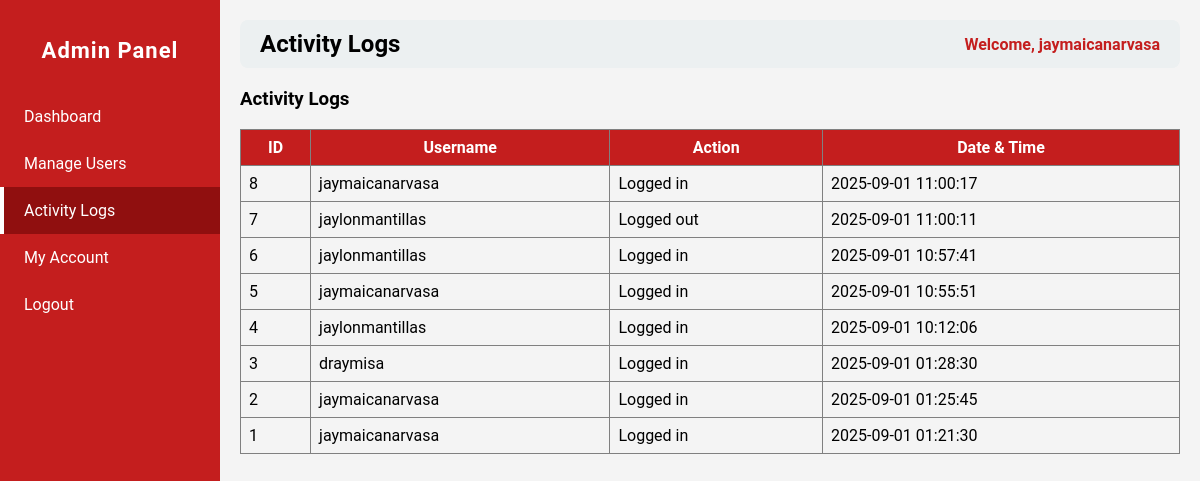
Before: /admin.php?page=activity_logs (signed in) with the older database file.
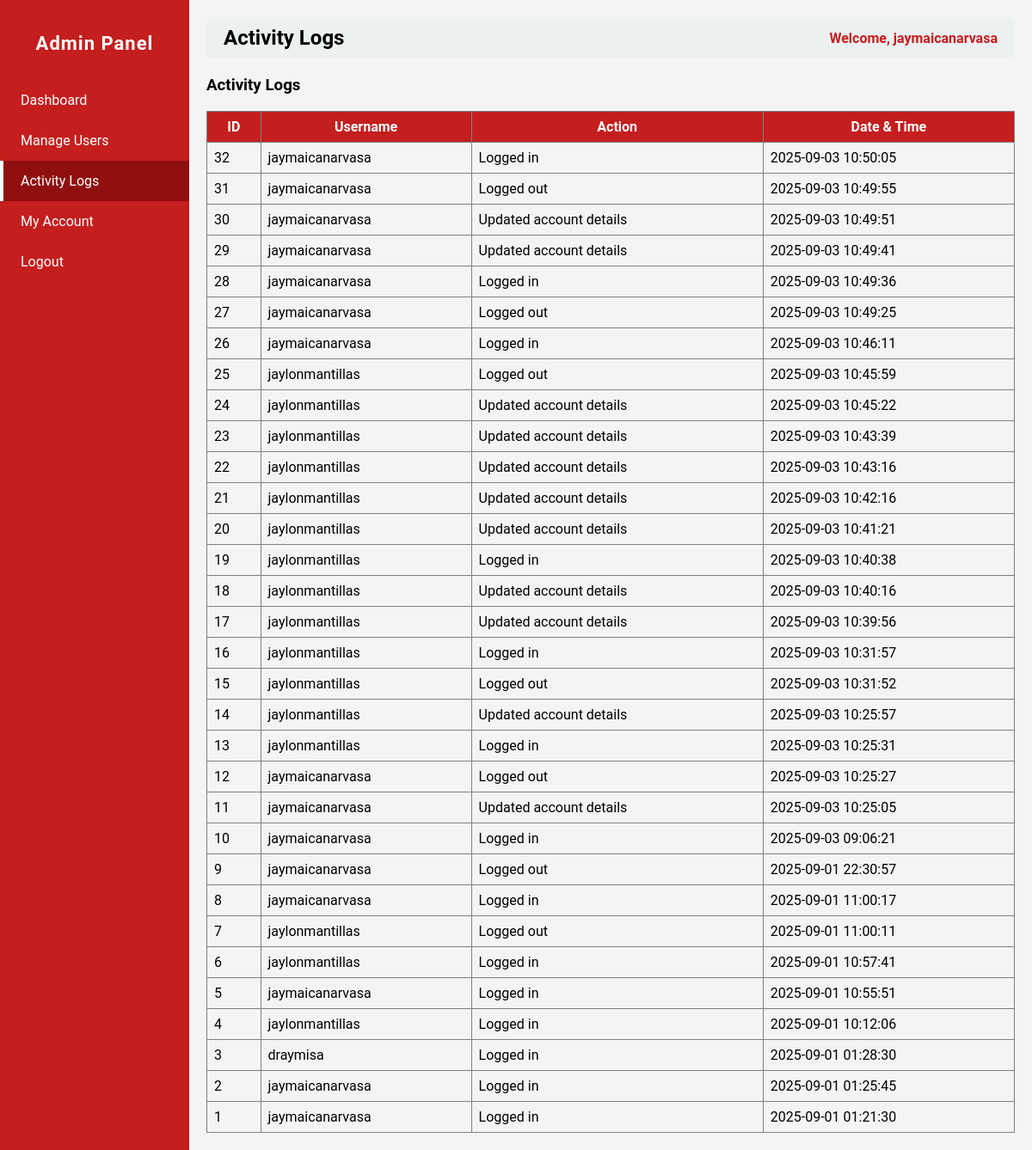
After: the same page with the newer database file.
### tables this page shows
CREATE TABLE `logs` (
  `id` int(11) NOT NULL,
  `user_id` int(11) NOT NULL,
  `action` varchar(255) NOT NULL,
  `date_time` datetime NOT NULL DEFAULT current_timestamp()
);

CREATE TABLE `users` (
  `id` int(11) NOT NULL,
  `username` varchar(50) NOT NULL,
  `password` varchar(255) NOT NULL,
  `role` varchar(50) NOT NULL,
  `email` varchar(255) NOT NULL,
  `contact` varchar(50) NOT NULL,
  `status` varchar(50) NOT NULL,
  `img` varchar(255) NOT NULL
);

### admin_pages/activity_logs.php (the view)
<?php
$host = "localhost";
$dbname = "studisciplink";
$user = "root";
$pass = "";
try {
    $pdo = new PDO("mysql:host=$host;dbname=$dbname", $user, $pass);
    $pdo->setAttribute(PDO::ATTR_ERRMODE, PDO::ERRMODE_EXCEPTION);
    $stmt = $pdo->prepare("
        SELECT l.id, u.username, l.action, l.date_time
        FROM logs l
        JOIN users u ON l.user_id = u.id
        ORDER BY l.date_time DESC
    ");
    $stmt->execute();
    $logs = $stmt->fetchAll(PDO::FETCH_ASSOC);
} catch (PDOException $e) {
    die("Database error: " . $e->getMessage());
}
?>
<h3>Activity Logs</h3>
<table border="1" cellpadding="8" cellspacing="0" style="width:100%; border-collapse:collapse;">
    <thead style="background:#c41e1e; color:white;">
        <tr>
            <th>ID</th>
            <th>Username</th>
            <th>Action</th>
            <th>Date & Time</th>
        </tr>
    </thead>
    <tbody>
        <?php if ($logs): ?>
            <?php foreach ($logs as $log): ?>
                <tr>
                    <td><?php echo htmlspecialchars($log['id']); ?></td>
                    <td><?php echo htmlspecialchars($log['username']); ?></td>
                    <td><?php echo htmlspecialchars($log['action']); ?></td>
                    <td><?php echo htmlspecialchars($log['date_time']); ?></td>
                </tr>
            <?php endforeach; ?>
        <?php else: ?>
            <tr>
                <td colspan="4" style="text-align:center;">No activity logs found.</td>
            </tr>
        <?php endif; ?>
    </tbody>
</table>

### admin.php (shortened to what this page needs)
<?php
$page = isset($_GET['page']) ? $_GET['page'] : 'dashboard';
?>
<!DOCTYPE html>
<html>
<head>
</head>
<body>
<div class="sidebar">
    <h2>Admin Panel</h2>
    <a href="?page=dashboard" class="<?php echo $page=='dashboard' ? 'active' : ''; ?>">Dashboard</a>
    <a href="?page=manage_users" class="<?php echo $page=='manage_users' ? 'active' : ''; ?>">Manage Users</a>
    <a href="?page=activity_logs" class="<?php echo $page=='activity_logs' ? 'active' : ''; ?>">Activity Logs</a>
    <a href="?page=my_account" class="<?php echo $page=='my_account' ? 'active' : ''; ?>">My Account</a>
    <a href="logout.php">Logout</a>
</div>
<div class="main-content">
    <div class="header">
        <h2><?php echo str_replace('_',' ', $page); ?></h2>
        <span>Welcome, <?php echo $_SESSION['username']; ?></span>
    </div>
    <div class="content">
        <?php
        $file = "admin_pages/{$page}.php";
        if(file_exists($file)){
            include $file;
        } else {
            echo "<p>Page not found.</p>";
        }
        ?>
    </div>
</div>
</body>
</html>

### admin.php (style rules this page uses)
body { margin: 0; font-family: 'Roboto', sans-serif; background: #f4f4f4; }
.sidebar { position: fixed; top: 0; left: 0; width: 220px; height: 100%; background-color: #c41e1e; color: white; display: flex; flex-direction: column; padding-top: 20px; }
.sidebar h2 { text-align: center; margin-bottom: 30px; font-size: 22px; letter-spacing: 1px; }
.sidebar a { padding: 14px 20px; text-decoration: none; color: white; display: block; transition: 0.3s; border-left: 4px solid transparent; }
.sidebar a.active { background-color: #900f0f; border-left: 4px solid #fff; }
.main-content { margin-left: 220px; padding: 20px; }
.header { display: flex; justify-content: space-between; align-items: center; background: #ecf0f1; padding: 10px 20px; border-radius: 8px; margin-bottom: 20px; }
.header h2 { margin: 0; text-transform: capitalize; }
.header span { font-weight: bold; color: #c41e1e; }

Changed rows visible on the page:
added logs: id "32", user.username "jaymaicanarvasa", action "Logged in", date_time "2025-09-03 10:50:05"
added logs: id "31", user.username "jaymaicanarvasa", action "Logged out", date_time "2025-09-03 10:49:55"
added logs: id "30", user.username "jaymaicanarvasa", action "Updated account details", date_time "2025-09-03 10:49:51"
added logs: id "29", user.username "jaymaicanarvasa", action "Updated account details", date_time "2025-09-03 10:49:41"
added logs: id "28", user.username "jaymaicanarvasa", action "Logged in", date_time "2025-09-03 10:49:36"
added logs: id "27", user.username "jaymaicanarvasa", action "Logged out", date_time "2025-09-03 10:49:25"
added logs: id "26", user.username "jaymaicanarvasa", action "Logged in", date_time "2025-09-03 10:46:11"
added logs: id "25", user.username "jaylonmantillas", action "Logged out", date_time "2025-09-03 10:45:59"
added logs: id "24", user.username "jaylonmantillas", action "Updated account details", date_time "2025-09-03 10:45:22"
added logs: id "23", user.username "jaylonmantillas", action "Updated account details", date_time "2025-09-03 10:43:39"
added logs: id "22", user.username "jaylonmantillas", action "Updated account details", date_time "2025-09-03 10:43:16"
added logs: id "21", user.username "jaylonmantillas", action "Updated account details", date_time "2025-09-03 10:42:16"
added logs: id "20", user.username "jaylonmantillas", action "Updated account details", date_time "2025-09-03 10:41:21"
added logs: id "19", user.username "jaylonmantillas", action "Logged in", date_time "2025-09-03 10:40:38"
added logs: id "18", user.username "jaylonmantillas", action "Updated account details", date_time "2025-09-03 10:40:16"
added logs: id "17", user.username "jaylonmantillas", action "Updated account details", date_time "2025-09-03 10:39:56"
added logs: id "16", user.username "jaylonmantillas", action "Logged in", date_time "2025-09-03 10:31:57"
added logs: id "15", user.username "jaylonmantillas", action "Logged out", date_time "2025-09-03 10:31:52"
added logs: id "14", user.username "jaylonmantillas", action "Updated account details", date_time "2025-09-03 10:25:57"
added logs: id "13", user.username "jaylonmantillas", action "Logged in", date_time "2025-09-03 10:25:31"
added logs: id "12", user.username "jaymaicanarvasa", action "Logged out", date_time "2025-09-03 10:25:27"
added logs: id "11", user.username "jaymaicanarvasa", action "Updated account details", date_time "2025-09-03 10:25:05"
added logs: id "10", user.username "jaymaicanarvasa", action "Logged in", date_time "2025-09-03 09:06:21"
added logs: id "9", user.username "jaymaicanarvasa", action "Logged out", date_time "2025-09-01 22:30:57"
